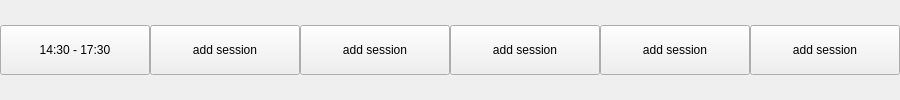
                               <widget class="QWidget" name="widget_9" native="true">
                                <layout class="QHBoxLayout" name="horizontalLayout_35">
                                 <property name="spacing">
                                  <number>0</number>
                                 </property>
                                 <property name="leftMargin">
                                  <number>0</number>
                                 </property>
                                 <property name="topMargin">
                                  <number>0</number>
                                 </property>
                                 <property name="rightMargin">
                                  <number>0</number>
                                 </property>
                                 <property name="bottomMargin">
                                  <number>0</number>
                                 </property>
                                 <item>
                                  <widget class="QWidget" name="time_slot_box_9" native="true">
                                   <layout class="QVBoxLayout" name="verticalLayout_83">
                                    <property name="spacing">
                                     <number>0</number>
                                    </property>
                                    <property name="leftMargin">
                                     <number>0</number>
                                    </property>
                                    <property name="topMargin">
                                     <number>0</number>
                                    </property>
                                    <property name="rightMargin">
                                     <number>0</number>
                                    </property>
                                    <property name="bottomMargin">
                                     <number>0</number>
                                    </property>
                                    <item>
                                     <widget class="QPushButton" name="pushButton_153">
                                      <property name="minimumSize">
                                       <size>
                                        <width>150</width>
                                        <height>50</height>
                                       </size>
                                      </property>
                                      <property name="maximumSize">
                                       <size>
                                        <width>200</width>
                                        <height>50</height>
                                       </size>
                                      </property>
                                      <property name="text">
                                       <string>14:30 - 17:30</string>
                                      </property>
                                     </widget>
                                    </item>
                                   </layout>
                                  </widget>
                                 </item>
                                 <item>
                                  <widget class="QWidget" name="cell_41" native="true">
                                   <layout class="QVBoxLayout" name="verticalLayout_84">
                                    <property name="spacing">
                                     <number>0</number>
                                    </property>
                                    <property name="leftMargin">
                                     <number>0</number>
                                    </property>
                                    <property name="topMargin">
                                     <number>0</number>
                                    </property>
                                    <property name="rightMargin">
                                     <number>0</number>
                                    </property>
                                    <property name="bottomMargin">
                                     <number>0</number>
                                    </property>
                                    <item>
                                     <layout class="QVBoxLayout" name="list_41">
                                      <item>
                                       <widget class="QPushButton" name="add_cell_41">
                                        <property name="minimumSize">
                                         <size>
                                          <width>150</width>
                                          <height>50</height>
                                         </size>
                                        </property>
                                        <property name="maximumSize">
                                         <size>
                                          <width>200</width>
                                          <height>50</height>
                                         </size>
                                        </property>
                                        <property name="text">
                                         <string>add session</string>
                                        </property>
                                       </widget>
                                      </item>
                                     </layout>
                                    </item>
                                   </layout>
                                  </widget>
                                 </item>
                                 <item>
                                  <widget class="QWidget" name="cell_42" native="true">
                                   <layout class="QVBoxLayout" name="verticalLayout_85">
                                    <property name="spacing">
                                     <number>0</number>
                                    </property>
                                    <property name="leftMargin">
                                     <number>0</number>
                                    </property>
                                    <property name="topMargin">
                                     <number>0</number>
                                    </property>
                                    <property name="rightMargin">
                                     <number>0</number>
                                    </property>
                                    <property name="bottomMargin">
                                     <number>0</number>
                                    </property>
                                    <item>
                                     <layout class="QVBoxLayout" name="list_42">
                                      <item>
                                       <widget class="QPushButton" name="add_cell_42">
                                        <property name="minimumSize">
                                         <size>
                                          <width>150</width>
                                          <height>50</height>
                                         </size>
                                        </property>
                                        <property name="maximumSize">
                                         <size>
                                          <width>200</width>
                                          <height>50</height>
                                         </size>
                                        </property>
                                        <property name="text">
                                         <string>add session</string>
                                        </property>
                                       </widget>
                                      </item>
                                     </layout>
                                    </item>
                                   </layout>
                                  </widget>
                                 </item>
                                 <item>
                                  <widget class="QWidget" name="cell_43" native="true">
                                   <layout class="QVBoxLayout" name="verticalLayout_86">
                                    <property name="spacing">
                                     <number>0</number>
                                    </property>
                                    <property name="leftMargin">
                                     <number>0</number>
                                    </property>
                                    <property name="topMargin">
                                     <number>0</number>
                                    </property>
                                    <property name="rightMargin">
                                     <number>0</number>
                                    </property>
                                    <property name="bottomMargin">
                                     <number>0</number>
                                    </property>
                                    <item>
                                     <layout class="QVBoxLayout" name="list_43">
                                      <item>
                                       <widget class="QPushButton" name="add_cell_43">
                                        <property name="minimumSize">
                                         <size>
                                          <width>150</width>
                                          <height>50</height>
                                         </size>
                                        </property>
                                        <property name="maximumSize">
                                         <size>
                                          <width>200</width>
                                          <height>50</height>
                                         </size>
                                        </property>
                                        <property name="text">
                                         <string>add session</string>
                                        </property>
                                       </widget>
                                      </item>
                                     </layout>
                                    </item>
                                   </layout>
                                  </widget>
                                 </item>
                                 <item>
                                  <widget class="QWidget" name="cell_44" native="true">
                                   <layout class="QVBoxLayout" name="verticalLayout_87">
                                    <property name="spacing">
                                     <number>0</number>
                                    </property>
                                    <property name="leftMargin">
                                     <number>0</number>
                                    </property>
                                    <property name="topMargin">
                                     <number>0</number>
                                    </property>
                                    <property name="rightMargin">
                                     <number>0</number>
                                    </property>
                                    <property name="bottomMargin">
                                     <number>0</number>
                                    </property>
                                    <item>
                                     <layout class="QVBoxLayout" name="list_44">
                                      <item>
                                       <widget class="QPushButton" name="add_cell_44">
                                        <property name="minimumSize">
                                         <size>
                                          <width>150</width>
                                          <height>50</height>
                                         </size>
                                        </property>
                                        <property name="maximumSize">
                                         <size>
                                          <width>200</width>
                                          <height>50</height>
                                         </size>
                                        </property>
                                        <property name="text">
                                         <string>add session</string>
                                        </property>
                                       </widget>
                                      </item>
                                     </layout>
                                    </item>
                                   </layout>
                                  </widget>
                                 </item>
                                 <item>
                                  <widget class="QWidget" name="cell_45" native="true">
                                   <layout class="QVBoxLayout" name="verticalLayout_88">
                                    <property name="spacing">
                                     <number>0</number>
                                    </property>
                                    <property name="leftMargin">
                                     <number>0</number>
                                    </property>
                                    <property name="topMargin">
                                     <number>0</number>
                                    </property>
                                    <property name="rightMargin">
                                     <number>0</number>
                                    </property>
                                    <property name="bottomMargin">
                                     <number>0</number>
                                    </property>
                                    <item>
                                     <layout class="QVBoxLayout" name="list_45">
                                      <item>
                                       <widget class="QPushButton" name="add_cell_45">
                                        <property name="minimumSize">
                                         <size>
                                          <width>150</width>
                                          <height>50</height>
                                         </size>
                                        </property>
                                        <property name="maximumSize">
                                         <size>
                                          <width>200</width>
                                          <height>50</height>
                                         </size>
                                        </property>
                                        <property name="text">
                                         <string>add session</string>
                                        </property>
                                       </widget>
                                      </item>
                                     </layout>
                                    </item>
                                   </layout>
                                  </widget>
                                 </item>
                                </layout>
                               </widget>
